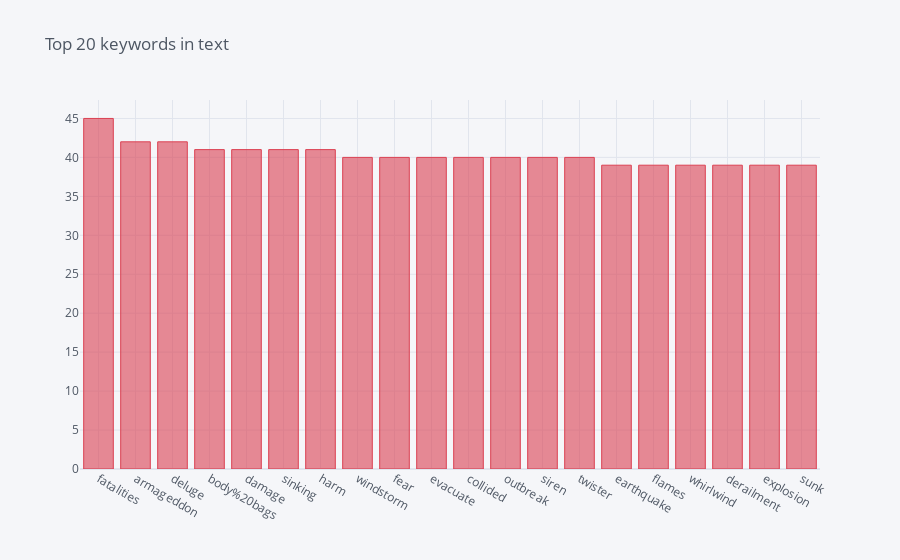

Notebook source saved alongside this figure:
### Code cell
print('Number of unique keywords: ', train['keyword'].nunique())
print('Percentage of tweets with keywords: ', len(train['keyword'].dropna())/ len(train) * 100)
train.keyword.value_counts()[:20].iplot(kind='bar', title='Top 20 keywords in text', color='red')

### Figure 1 — Plotly figure (JSON) as saved in the notebook; plotly's stock layout.template omitted (floating-point values rounded to 4 significant figures)
{"data": [{"marker": {"color": "rgba(219, 64, 82, 0.6)", "line": {"color": "rgba(219, 64, 82, 1.0)", "width": 1}}, "name": "keyword", "orientation": "v", "text": "", "type": "bar", "x": ["fatalities", "armageddon", "deluge", "body%20bags", "damage", "sinking", "harm", "windstorm", "fear", "evacuate", "collided", "outbreak", "siren", "twister", "earthquake", "flames", "whirlwind", "derailment", "explosion", "sunk"], "y": [45, 42, 42, 41, 41, 41, 41, 40, 40, 40, 40, 40, 40, 40, 39, 39, 39, 39, 39, 39]}], "layout": {"legend": {"bgcolor": "#F5F6F9", "font": {"color": "#4D5663"}}, "paper_bgcolor": "#F5F6F9", "plot_bgcolor": "#F5F6F9", "title": {"font": {"color": "#4D5663"}, "text": "Top 20 keywords in text"}, "xaxis": {"gridcolor": "#E1E5ED", "showgrid": true, "tickfont": {"color": "#4D5663"}, "title": {"font": {"color": "#4D5663"}, "text": ""}, "zerolinecolor": "#E1E5ED"}, "yaxis": {"gridcolor": "#E1E5ED", "showgrid": true, "tickfont": {"color": "#4D5663"}, "title": {"font": {"color": "#4D5663"}, "text": ""}, "zerolinecolor": "#E1E5ED"}}}
